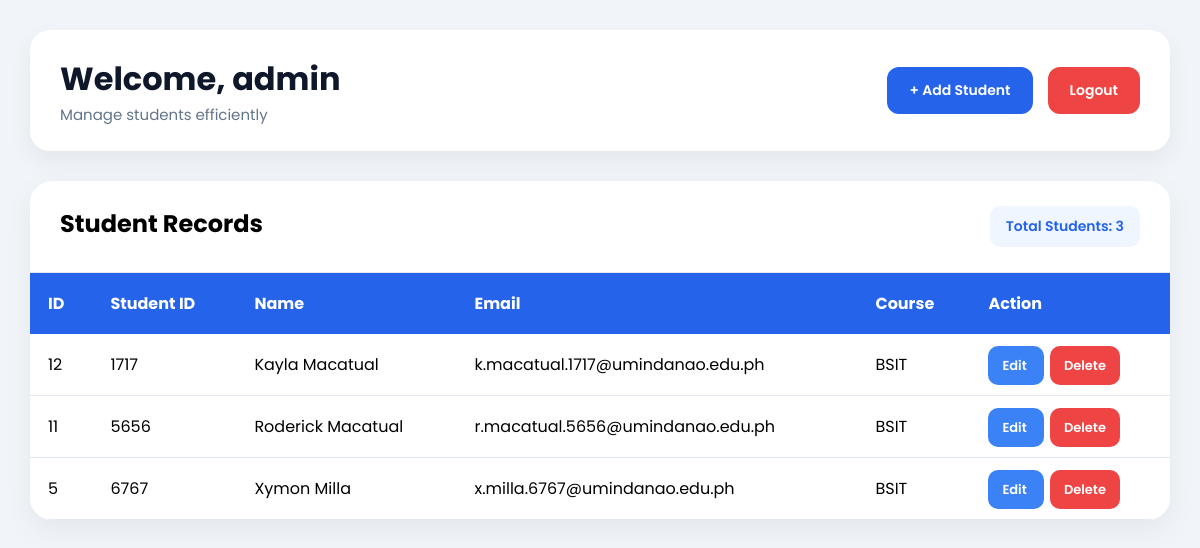
/dashboard.php (signed in), run on the app's committed database.
### tables this page shows
CREATE TABLE `students` (
  `id` int(11) NOT NULL,
  `student_id` varchar(50) DEFAULT NULL,
  `fullname` varchar(50) DEFAULT NULL,
  `email` varchar(50) DEFAULT NULL,
  `course` varchar(50) DEFAULT NULL,
  `course_description` varchar(255) DEFAULT NULL
);

### dashboard.php (the view, shortened to what this page needs)
<?php
include("db.php");
$result = mysqli_query($conn, "SELECT * FROM students ORDER BY id DESC");
?>
<!DOCTYPE html>
<html lang="en">
<head>
</head>
<body>
<div class="container">
<div class="header">
    <div class="header-left">
        <h1>Welcome, <?= htmlspecialchars($_SESSION['user']) ?></h1>
        <p>Manage students efficiently</p>
    </div>
    <div class="header-right">
        <a href="add_student.php" class="btn add-btn">+ Add Student</a>
        <a href="logout.php" class="btn logout-btn">Logout</a>
    </div>
</div>
<div class="table-card">
<div class="card-header">
<h2>Student Records</h2>
<div class="student-count">Total Students: <?php echo mysqli_num_rows($result); ?></div>
</div>
<table>
<thead>
<tr>
<th>ID</th>
<th>Student ID</th>
<th>Name</th>
<th>Email</th>
<th>Course</th>
<th>Action</th>
</tr>
</thead>
<tbody>
<?php while($row = mysqli_fetch_assoc($result)){ ?>
<tr>
<td><?= $row['id'] ?></td>
<td><?= $row['student_id'] ?></td>
<td><?= $row['fullname'] ?></td>
<td><?= $row['email'] ?></td>
<td><?= $row['course'] ?></td>
<td>
<a href="#" class="edit-btn openEdit"
data-id="<?= $row['id'] ?>"
data-student="<?= $row['student_id'] ?>"
data-name="<?= $row['fullname'] ?>"
data-email="<?= $row['email'] ?>"
data-course="<?= $row['course'] ?>">
Edit
</a>
<a href="#" class="delete-btn openDelete" data-id="<?= $row['id'] ?>">
Delete
</a>
</td>
</tr>
<?php } ?>
</tbody>
</table>
</div>
</div>
</body>
</html>

### dashboard.php (style rules this page uses)
* { margin:0; padding:0; box-sizing:border-box; font-family:'Poppins', sans-serif; }
body { background:#f1f5f9; min-height:100vh; padding:30px; }
.container { max-width:1350px; margin:auto; }
.header { background:#ffffff; border-radius:20px; padding:25px 30px; display:flex; justify-content:space-between; align-items:center; box-shadow:0 10px 25px rgba(0,0,0,0.06); margin-bottom:30px; }
.header-left h1 { font-size:32px; color:#0f172a; }
.header-left p { color:#64748b; font-size:15px; }
.header-right { display:flex; gap:15px; }
.btn { padding:13px 22px; border-radius:12px; text-decoration:none; color:white; font-size:14px; font-weight:600; }
.add-btn { background:#2563eb; }
.logout-btn { background:#ef4444; }
.table-card { background:#fff; border-radius:22px; overflow:hidden; box-shadow:0 10px 30px rgba(0,0,0,0.06); }
.card-header { padding:25px 30px; border-bottom:1px solid #e2e8f0; display:flex; justify-content:space-between; }
.student-count { background:#eff6ff; color:#2563eb; padding:10px 16px; border-radius:10px; font-size:14px; font-weight:600; }
table { width:100%; border-collapse:collapse; }
thead { background:#2563eb; }
thead th { color:white; padding:18px; text-align:left; }
tbody td { padding:18px; border-bottom:1px solid #e2e8f0; }
.edit-btn { background:#3b82f6; color:white; padding:10px 14px; border-radius:10px; text-decoration:none; font-size:13px; font-weight:600; margin-right:6px; }
.delete-btn { background:#ef4444; color:white; padding:10px 14px; border-radius:10px; text-decoration:none; font-size:13px; font-weight:600; }

### data on the page
students: id "12", student "1717", fullname "Kayla Macatual", email "k.macatual.1717@umindanao.edu.ph", course "BSIT"
students: id "11", student "5656", fullname "Roderick Macatual", email "r.macatual.5656@umindanao.edu.ph", course "BSIT"
students: id "5", student "6767", fullname "Xymon Milla", email "x.milla.6767@umindanao.edu.ph", course "BSIT"

### other printed values
$_SESSION['user'] "admin"
mysqli_num_rows($result) "3"
